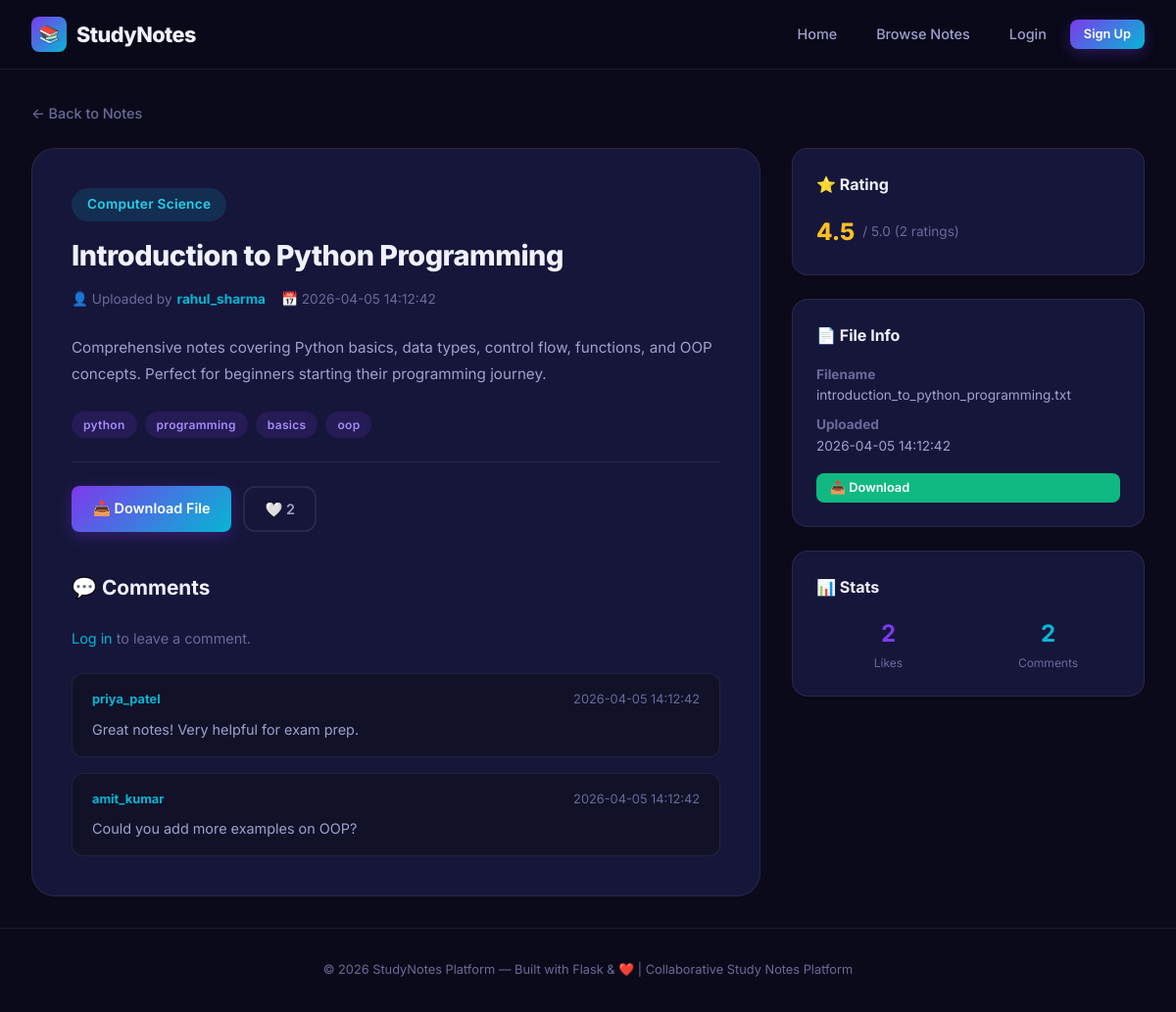
Screenshot of /note/1 with the database file from the repository.
### tables this page shows
CREATE TABLE notes (
            id              INTEGER PRIMARY KEY AUTOINCREMENT,
            title           TEXT NOT NULL,
            subject         TEXT NOT NULL,
            description     TEXT,
            tags            TEXT,
            filename        TEXT NOT NULL,
            original_name   TEXT NOT NULL,
            user_id         INTEGER NOT NULL,
            created_at      TEXT DEFAULT (datetime('now')),
            FOREIGN KEY (user_id) REFERENCES users(id) ON DELETE CASCADE
        );

CREATE TABLE users (
            id          INTEGER PRIMARY KEY AUTOINCREMENT,
            username    TEXT    NOT NULL UNIQUE,
            email       TEXT    NOT NULL UNIQUE,
            password    TEXT    NOT NULL,
            is_admin    INTEGER DEFAULT 0,
            is_blocked  INTEGER DEFAULT 0,
            created_at  TEXT    DEFAULT (datetime('now'))
        );

CREATE TABLE comments (
            id          INTEGER PRIMARY KEY AUTOINCREMENT,
            content     TEXT    NOT NULL,
            user_id     INTEGER NOT NULL,
            note_id     INTEGER NOT NULL,
            created_at  TEXT    DEFAULT (datetime('now')),
            FOREIGN KEY (user_id) REFERENCES users(id) ON DELETE CASCADE,
            FOREIGN KEY (note_id) REFERENCES notes(id) ON DELETE CASCADE
        );

### app.py (the view, shortened to what this page needs)
@app.route("/note/<int:note_id>")
def note_detail(note_id):
    db = get_db()
    note = db.execute(
        """
        SELECT n.*, u.username,
               (SELECT COUNT(*) FROM likes WHERE note_id = n.id) as like_count,
               (SELECT ROUND(AVG(score), 1) FROM ratings WHERE note_id = n.id) as avg_rating,
               (SELECT COUNT(*) FROM ratings WHERE note_id = n.id) as rating_count
        FROM notes n
        JOIN users u ON n.user_id = u.id
        WHERE n.id = ?
        """,
        (note_id,),
    ).fetchone()
    if not note:
        flash("Note not found.", "danger")
        return redirect(url_for("notes_list"))
    comments = db.execute(
        """
        SELECT c.*, u.username
        FROM comments c
        JOIN users u ON c.user_id = u.id
        WHERE c.note_id = ?
        ORDER BY c.created_at DESC
        """,
        (note_id,),
    ).fetchall()
    user_liked = False
    user_rating = 0
    return render_template(
        "note_detail.html",
        note=note,
        comments=comments,
        user_liked=user_liked,
        user_rating=user_rating,
    )

### app.py (called while the page is built)
def get_db():
    if "db" not in g:
        g.db = sqlite3.connect(app.config["DATABASE"])
        g.db.row_factory = sqlite3.Row
        g.db.execute("PRAGMA foreign_keys = ON")
    return g.db

@app.context_processor
def inject_user():
    user = None
    if "user_id" in session:
        db = get_db()
        user = db.execute("SELECT * FROM users WHERE id = ?", (session["user_id"],)).fetchone()
    return dict(current_user=user)

@app.before_request
def before_first_request():
    if not getattr(app, "_db_initialised", False):
        init_db()
        seed_sample_data()
        app._db_initialised = True

### templates/note_detail.html (shortened to what this page needs)
{% extends "base.html" %}
{% block content %}
<a href="{{ url_for('notes_list') }}" class="back-link">← Back to Notes</a>
<div class="note-detail-grid">
    <div class="note-main">
        <div style="display:flex;justify-content:space-between;align-items:start;flex-wrap:wrap;gap:1rem;">
            <span class="tag tag-subject" style="font-size:0.85rem;padding:6px 16px;">{{ note.subject }}</span>
        </div>
        <h1 style="margin-top:1rem;">{{ note.title }}</h1>
        <div class="note-meta-row">
            <span>👤 Uploaded by <strong style="color:var(--accent-secondary);">{{ note.username }}</strong></span>
            <span>📅 {{ note.created_at }}</span>
        </div>
        <div class="note-description">{{ note.description or 'No description provided.' }}</div>
        {% if note.tags %}
        <div class="note-tags-row">
            {% for t in note.tags.split(',') %}
                <span class="tag">{{ t.strip() }}</span>
            {% endfor %}
        </div>
        {% endif %}
        <div class="note-actions">
            <a href="{{ url_for('download', note_id=note.id) }}" class="btn btn-primary">📥 Download File</a>
            {% if current_user %}
            <form method="POST" action="{{ url_for('toggle_like', note_id=note.id) }}" id="likeForm" style="margin:0;">
                <button type="submit" class="like-btn {% if user_liked %}liked{% endif %}" id="likeBtn">
                    <span id="likeIcon">{% if user_liked %}❤️{% else %}🤍{% endif %}</span>
                    <span id="likeCount">{{ note.like_count }}</span>
                </button>
            </form>
            {% else %}
            <span class="like-btn" style="cursor:default;">🤍 {{ note.like_count }}</span>
            {% endif %}
        </div>
        <div class="comments-section">
            <h2>💬 Comments</h2>
            {% if current_user %}
            <form class="comment-form" method="POST" action="{{ url_for('add_comment', note_id=note.id) }}" id="commentForm">
                <textarea name="content" class="form-textarea" placeholder="Write a comment..." required id="commentInput"></textarea>
                <button type="submit" class="btn btn-primary" style="align-self:flex-end;">Post</button>
            </form>
            {% else %}
            <p style="color:var(--text-muted);margin-bottom:1.5rem;font-size:0.9rem;">
                <a href="{{ url_for('login') }}">Log in</a> to leave a comment.
            </p>
            {% endif %}
            <div class="comment-list">
                {% for comment in comments %}
                <div class="comment-item">
                    <div class="comment-header">
                        <span class="comment-author">{{ comment.username }}</span>
                        <span class="comment-date">{{ comment.created_at }}</span>
                    </div>
                    <div class="comment-body">{{ comment.content }}</div>
                </div>
                {% else %}
                <p style="color:var(--text-muted);text-align:center;padding:2rem;">No comments yet. Be the first to comment!</p>
                {% endfor %}
            </div>
        </div>
    </div>
    <div class="note-sidebar">
        <div class="sidebar-card">
            <h3>⭐ Rating</h3>
            {% if note.avg_rating %}
            <div class="rating-display">
                <span class="rating-value">{{ note.avg_rating }}</span>
                <span>/ 5.0 ({{ note.rating_count }} rating{{ 's' if note.rating_count != 1 else '' }})</span>
            </div>
            {% else %}
            <p style="color:var(--text-muted);font-size:0.85rem;">No ratings yet</p>
            {% endif %}
        </div>
        <div class="sidebar-card">
            <h3>📄 File Info</h3>
            <div style="font-size:0.85rem;color:var(--text-secondary);display:flex;flex-direction:column;gap:8px;">
                <div>
                    <strong style="color:var(--text-muted);">Filename</strong>
                    <div>{{ note.original_name }}</div>
                </div>
                <div>
                    <strong style="color:var(--text-muted);">Uploaded</strong>
                    <div>{{ note.created_at }}</div>
                </div>
            </div>
            <a href="{{ url_for('download', note_id=note.id) }}" class="btn btn-success btn-sm mt-2" style="width:100%;">📥 Download</a>
        </div>
        <div class="sidebar-card">
            <h3>📊 Stats</h3>
            <div style="display:grid;grid-template-columns:1fr 1fr;gap:1rem;text-align:center;">
                <div>
                    <div style="font-size:1.5rem;font-weight:700;color:var(--accent-primary);">{{ note.like_count }}</div>
                    <div style="font-size:0.75rem;color:var(--text-muted);">Likes</div>
                </div>
                <div>
                    <div style="font-size:1.5rem;font-weight:700;color:var(--accent-secondary);">{{ comments|length }}</div>
                    <div style="font-size:0.75rem;color:var(--text-muted);">Comments</div>
                </div>
            </div>
        </div>
    </div>
</div>
{% endblock %}

### rows the page displays
notes: subject "Computer Science", title "Introduction to Python Programming", created_at "2026-04-05 14:12:42", description "Comprehensive notes covering Python basics, data types, control flow, functions, and OOP concepts. Perfect for beginners starting their programming journey.", original_name "introduction_to_python_programming.txt"
users: username "rahul_sharma"
comments: username "priya_patel", created_at "2026-04-05 14:12:42", content "Great notes! Very helpful for exam prep."
comments: username "amit_kumar", created_at "2026-04-05 14:12:42", content "Could you add more examples on OOP?"

### other values shown
{{ t.strip() }} "python" "programming" "basics" "oop"
{{ note.like_count }} "2"
{{ note.avg_rating }} "4.5"
{{ note.rating_count }} "2"
{{ 's' if note.rating_count != 1 else '' }} "s"
{{ comments|length }} "2"
